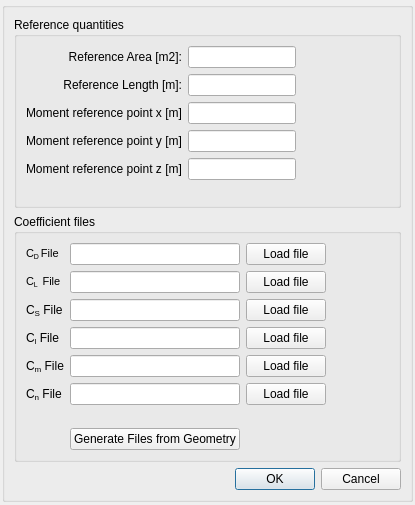
<?xml version="1.0" encoding="UTF-8"?>
<ui version="4.0">
 <class>AerodynamicPropertiesDialogClass</class>
 <widget class="QDialog" name="AerodynamicPropertiesDialogClass">
  <property name="geometry">
   <rect>
    <x>0</x>
    <y>0</y>
    <width>415</width>
    <height>505</height>
   </rect>
  </property>
  <property name="sizePolicy">
   <sizepolicy hsizetype="Expanding" vsizetype="Expanding">
    <horstretch>0</horstretch>
    <verstretch>0</verstretch>
   </sizepolicy>
  </property>
  <property name="minimumSize">
   <size>
    <width>415</width>
    <height>505</height>
   </size>
  </property>
  <property name="maximumSize">
   <size>
    <width>415</width>
    <height>505</height>
   </size>
  </property>
  <property name="windowTitle">
   <string>Aerodynamic and Thermical Properties</string>
  </property>
  <layout class="QGridLayout" name="gridLayout_3">
   <property name="margin">
    <number>0</number>
   </property>
   <item row="1" column="0">
    <widget class="QGroupBox" name="groupBox">
     <property name="minimumSize">
      <size>
       <width>411</width>
       <height>500</height>
      </size>
     </property>
     <property name="maximumSize">
      <size>
       <width>411</width>
       <height>500</height>
      </size>
     </property>
     <property name="title">
      <string/>
     </property>
     <layout class="QVBoxLayout" name="verticalLayout_5">
      <item>
       <layout class="QVBoxLayout" name="verticalLayout_4">
        <item>
         <widget class="QGroupBox" name="groupBox_3">
          <property name="sizePolicy">
           <sizepolicy hsizetype="Expanding" vsizetype="Expanding">
            <horstretch>0</horstretch>
            <verstretch>0</verstretch>
           </sizepolicy>
          </property>
          <property name="title">
           <string>Reference quantities</string>
          </property>
          <layout class="QVBoxLayout" name="verticalLayout_2">
           <item>
            <layout class="QVBoxLayout" name="verticalLayout">
             <item>
              <layout class="QGridLayout" name="gridLayout_2">
               <item row="0" column="1">
                <widget class="QLineEdit" name="lineEditRefArea">
                 <property name="alignment">
                  <set>Qt::AlignRight|Qt::AlignTrailing|Qt::AlignVCenter</set>
                 </property>
                </widget>
               </item>
               <item row="1" column="0">
                <widget class="QLabel" name="label_3">
                 <property name="text">
                  <string>Reference Length [m]:</string>
                 </property>
                 <property name="alignment">
                  <set>Qt::AlignRight|Qt::AlignTrailing|Qt::AlignVCenter</set>
                 </property>
                </widget>
               </item>
               <item row="1" column="1">
                <widget class="QLineEdit" name="lineEditRefLength">
                 <property name="alignment">
                  <set>Qt::AlignRight|Qt::AlignTrailing|Qt::AlignVCenter</set>
                 </property>
                </widget>
               </item>
               <item row="0" column="2">
                <spacer name="horizontalSpacer">
                 <property name="orientation">
                  <enum>Qt::Horizontal</enum>
                 </property>
                 <property name="sizeHint" stdset="0">
                  <size>
                   <width>40</width>
                   <height>20</height>
                  </size>
                 </property>
                </spacer>
               </item>
               <item row="1" column="2">
                <spacer name="horizontalSpacer_2">
                 <property name="orientation">
                  <enum>Qt::Horizontal</enum>
                 </property>
                 <property name="sizeHint" stdset="0">
                  <size>
                   <width>40</width>
                   <height>20</height>
                  </size>
                 </property>
                </spacer>
               </item>
               <item row="0" column="0">
                <widget class="QLabel" name="label_2">
                 <property name="text">
                  <string>Reference Area [m2]:</string>
                 </property>
                 <property name="alignment">
                  <set>Qt::AlignRight|Qt::AlignTrailing|Qt::AlignVCenter</set>
                 </property>
                </widget>
               </item>
               <item row="2" column="0">
                <widget class="QLabel" name="xMomLabel">
                 <property name="text">
                  <string>Moment reference point x [m]</string>
                 </property>
                </widget>
               </item>
               <item row="2" column="1">
                <widget class="QLineEdit" name="xMomLineEdit"/>
               </item>
               <item row="3" column="1">
                <widget class="QLineEdit" name="yMomLineEdit"/>
               </item>
               <item row="4" column="1">
                <widget class="QLineEdit" name="zMomLineEdit"/>
               </item>
               <item row="3" column="0">
                <widget class="QLabel" name="yMomLabel">
                 <property name="text">
                  <string>Moment reference point y [m]</string>
                 </property>
                </widget>
               </item>
               <item row="4" column="0">
                <widget class="QLabel" name="zMomLabel">
                 <property name="text">
                  <string>Moment reference point z [m]</string>
                 </property>
                </widget>
               </item>
              </layout>
             </item>
             <item>
              <spacer name="verticalSpacer">
               <property name="orientation">
                <enum>Qt::Vertical</enum>
               </property>
               <property name="sizeHint" stdset="0">
                <size>
                 <width>20</width>
                 <height>40</height>
                </size>
               </property>
              </spacer>
             </item>
            </layout>
           </item>
          </layout>
         </widget>
        </item>
        <item>
         <widget class="QGroupBox" name="groupBox_4">
          <property name="title">
           <string>Coefficient files</string>
          </property>
          <layout class="QGridLayout" name="gridLayout_5">
           <item row="0" column="0">
            <layout class="QGridLayout" name="gridLayout_4">
             <item row="0" column="0">
              <widget class="QLabel" name="label_8">
               <property name="text">
                <string>&lt;!DOCTYPE HTML PUBLIC &quot;-//W3C//DTD HTML 4.0//EN&quot; &quot;http://www.w3.org/TR/REC-html40/strict.dtd&quot;&gt;
&lt;html&gt;&lt;head&gt;&lt;meta name=&quot;qrichtext&quot; content=&quot;1&quot; /&gt;&lt;style type=&quot;text/css&quot;&gt;
p, li { white-space: pre-wrap; }
&lt;/style&gt;&lt;/head&gt;&lt;body style=&quot; font-family:'MS Shell Dlg 2'; font-size:8.25pt; font-weight:400; font-style:normal;&quot;&gt;
&lt;p style=&quot; margin-top:0px; margin-bottom:0px; margin-left:0px; margin-right:0px; -qt-block-indent:0; text-indent:0px;&quot;&gt;C&lt;span style=&quot; vertical-align:sub;&quot;&gt;D &lt;/span&gt;File&lt;/p&gt;&lt;/body&gt;&lt;/html&gt;</string>
               </property>
              </widget>
             </item>
             <item row="0" column="1">
              <widget class="QLineEdit" name="lineEdit_2"/>
             </item>
             <item row="1" column="1">
              <widget class="QLineEdit" name="lineEdit_3"/>
             </item>
             <item row="2" column="1">
              <widget class="QLineEdit" name="lineEdit_4"/>
             </item>
             <item row="3" column="1">
              <widget class="QLineEdit" name="lineEdit_5"/>
             </item>
             <item row="4" column="1">
              <widget class="QLineEdit" name="lineEdit_6"/>
             </item>
             <item row="5" column="1">
              <widget class="QLineEdit" name="lineEdit_7"/>
             </item>
             <item row="2" column="0">
              <widget class="QLabel" name="label_10">
               <property name="text">
                <string>C&lt;sub&gt;S&lt;/sub&gt; File</string>
               </property>
              </widget>
             </item>
             <item row="3" column="0">
              <widget class="QLabel" name="label_11">
               <property name="text">
                <string>C&lt;sub&gt;l&lt;/sub&gt; File</string>
               </property>
              </widget>
             </item>
             <item row="4" column="0">
              <widget class="QLabel" name="label_12">
               <property name="text">
                <string>C&lt;sub&gt;m&lt;/sub&gt; File</string>
               </property>
              </widget>
             </item>
             <item row="5" column="0">
              <widget class="QLabel" name="label_13">
               <property name="text">
                <string>C&lt;sub&gt;n&lt;/sub&gt; File</string>
               </property>
              </widget>
             </item>
             <item row="6" column="1">
              <spacer name="verticalSpacer_2">
               <property name="orientation">
                <enum>Qt::Vertical</enum>
               </property>
               <property name="sizeHint" stdset="0">
                <size>
                 <width>20</width>
                 <height>40</height>
                </size>
               </property>
              </spacer>
             </item>
             <item row="7" column="1">
              <widget class="QPushButton" name="fromGeomPushButton">
               <property name="text">
                <string>Generate Files from Geometry</string>
               </property>
              </widget>
             </item>
             <item row="1" column="0">
              <widget class="QLabel" name="label_4">
               <property name="text">
                <string>&lt;!DOCTYPE HTML PUBLIC &quot;-//W3C//DTD HTML 4.0//EN&quot; &quot;http://www.w3.org/TR/REC-html40/strict.dtd&quot;&gt;
&lt;html&gt;&lt;head&gt;&lt;meta name=&quot;qrichtext&quot; content=&quot;1&quot; /&gt;&lt;style type=&quot;text/css&quot;&gt;
p, li { white-space: pre-wrap; }
&lt;/style&gt;&lt;/head&gt;&lt;body style=&quot; font-family:'MS Shell Dlg 2'; font-size:8.25pt; font-weight:400; font-style:normal;&quot;&gt;
&lt;p style=&quot; margin-top:0px; margin-bottom:0px; margin-left:0px; margin-right:0px; -qt-block-indent:0; text-indent:0px;&quot;&gt;C&lt;span style=&quot; vertical-align:sub;&quot;&gt;L &lt;/span&gt; File&lt;/p&gt;&lt;/body&gt;&lt;/html&gt;</string>
               </property>
              </widget>
             </item>
             <item row="0" column="2">
              <widget class="QPushButton" name="pushButton">
               <property name="text">
                <string>Load file</string>
               </property>
              </widget>
             </item>
             <item row="1" column="2">
              <widget class="QPushButton" name="pushButton_2">
               <property name="text">
                <string>Load file</string>
               </property>
              </widget>
             </item>
             <item row="2" column="2">
              <widget class="QPushButton" name="pushButton_3">
               <property name="text">
                <string>Load file</string>
               </property>
              </widget>
             </item>
             <item row="3" column="2">
              <widget class="QPushButton" name="pushButton_4">
               <property name="text">
                <string>Load file</string>
               </property>
              </widget>
             </item>
             <item row="4" column="2">
              <widget class="QPushButton" name="pushButton_5">
               <property name="text">
                <string>Load file</string>
               </property>
              </widget>
             </item>
             <item row="5" column="2">
              <widget class="QPushButton" name="pushButton_6">
               <property name="text">
                <string>Load file</string>
               </property>
              </widget>
             </item>
             <item row="0" column="3">
              <spacer name="horizontalSpacer_3">
               <property name="orientation">
                <enum>Qt::Horizontal</enum>
               </property>
               <property name="sizeHint" stdset="0">
                <size>
                 <width>40</width>
                 <height>20</height>
                </size>
               </property>
              </spacer>
             </item>
             <item row="1" column="3">
              <spacer name="horizontalSpacer_4">
               <property name="orientation">
                <enum>Qt::Horizontal</enum>
               </property>
               <property name="sizeHint" stdset="0">
                <size>
                 <width>40</width>
                 <height>20</height>
                </size>
               </property>
              </spacer>
             </item>
             <item row="2" column="3">
              <spacer name="horizontalSpacer_5">
               <property name="orientation">
                <enum>Qt::Horizontal</enum>
               </property>
               <property name="sizeHint" stdset="0">
                <size>
                 <width>40</width>
                 <height>20</height>
                </size>
               </property>
              </spacer>
             </item>
             <item row="3" column="3">
              <spacer name="horizontalSpacer_6">
               <property name="orientation">
                <enum>Qt::Horizontal</enum>
               </property>
               <property name="sizeHint" stdset="0">
                <size>
                 <width>40</width>
                 <height>20</height>
                </size>
               </property>
              </spacer>
             </item>
             <item row="4" column="3">
              <spacer name="horizontalSpacer_7">
               <property name="orientation">
                <enum>Qt::Horizontal</enum>
               </property>
               <property name="sizeHint" stdset="0">
                <size>
                 <width>40</width>
                 <height>20</height>
                </size>
               </property>
              </spacer>
             </item>
             <item row="5" column="3">
              <spacer name="horizontalSpacer_8">
               <property name="orientation">
                <enum>Qt::Horizontal</enum>
               </property>
               <property name="sizeHint" stdset="0">
                <size>
                 <width>40</width>
                 <height>20</height>
                </size>
               </property>
              </spacer>
             </item>
            </layout>
           </item>
          </layout>
         </widget>
        </item>
       </layout>
      </item>
      <item>
       <widget class="QDialogButtonBox" name="buttonBox">
        <property name="orientation">
         <enum>Qt::Horizontal</enum>
        </property>
        <property name="standardButtons">
         <set>QDialogButtonBox::Cancel|QDialogButtonBox::Ok</set>
        </property>
       </widget>
      </item>
     </layout>
    </widget>
   </item>
  </layout>
 </widget>
 <tabstops>
  <tabstop>lineEditRefArea</tabstop>
  <tabstop>lineEditRefLength</tabstop>
  <tabstop>buttonBox</tabstop>
 </tabstops>
 <resources/>
 <connections>
  <connection>
   <sender>buttonBox</sender>
   <signal>accepted()</signal>
   <receiver>AerodynamicPropertiesDialogClass</receiver>
   <slot>accept()</slot>
   <hints>
    <hint type="sourcelabel">
     <x>257</x>
     <y>342</y>
    </hint>
    <hint type="destinationlabel">
     <x>157</x>
     <y>274</y>
    </hint>
   </hints>
  </connection>
  <connection>
   <sender>buttonBox</sender>
   <signal>rejected()</signal>
   <receiver>AerodynamicPropertiesDialogClass</receiver>
   <slot>reject()</slot>
   <hints>
    <hint type="sourcelabel">
     <x>325</x>
     <y>342</y>
    </hint>
    <hint type="destinationlabel">
     <x>286</x>
     <y>274</y>
    </hint>
   </hints>
  </connection>
 </connections>
</ui>
